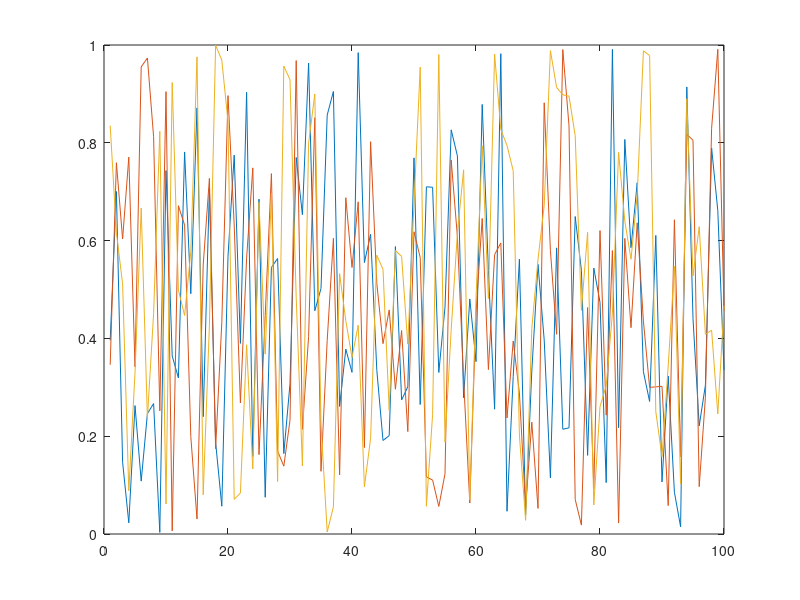

Recreate this plot in MATLAB. (Note: this script raises an error after producing the figure.)
function result = test_sizefig_001
result = false;
a = figure;
plot(rand(100,3));
drawnow;
sizefig(500,500);
drawnow
close(a);
result = true;
